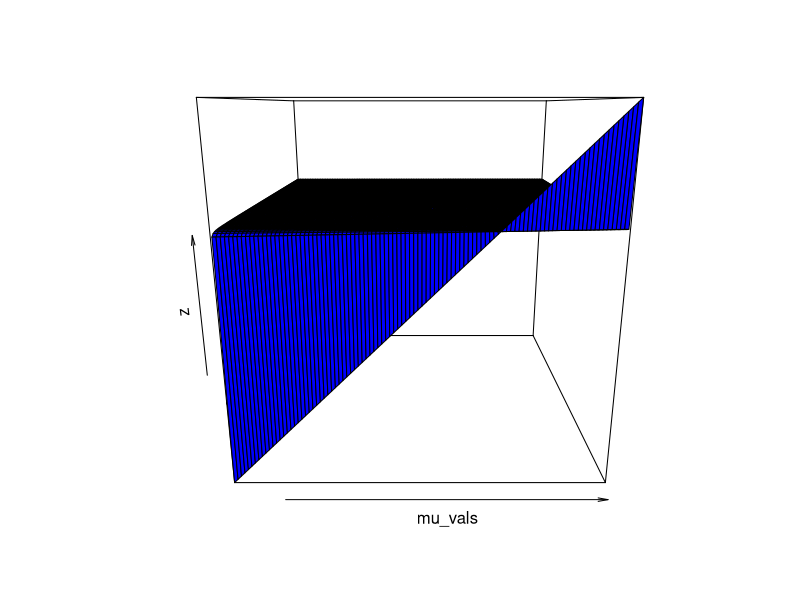

Reproduce this figure in R.
## ---- chunk 1
knitr::opts_chunk$set(echo = TRUE)
## ---- chunk 2
data1 = c(34.94741,36.43065,38.88051,44.87584,33.87255,44.53838,46.51286,40.00055,39.58525,29.83911,33.95191,33.38044,40.35871,36.5835,41.62225,37.97239,40.79804,52.42555,36.5318,41.75252,45.98396,34.06382,39.87921,32.17747,34.97369,36.60897,25.10078,36.56173,43.69468,36.01478,37.78487,39.21097,37.92249,33.57567,42.70137,40.10378,42.05202,31.66424,40.88883,36.9239,42.56832,39.81843,41.84852,38.63884,38.35706,41.96315,26.79693,37.72657,41.01918,40.43876,37.73126,43.47612,37.25333,34.62033,30.27109,31.39049,35.68712,38.22371,40.01673,36.86875,45.0478,35.36616,37.50769,35.90788,39.8686,34.83109,37.74238,41.56279,30.84202,43.84655,35.99772,42.96221,36.09905,35.92652,37.716,44.34019,43.55543,36.65793,41.75036,47.5828,37.2114,40.72289,36.78353,35.81215,41.41033,33.89134,40.70251,32.07049,34.63154,32.63566,34.53586,29.68824,39.75593,43.8727,41.77806,42.10868,37.46186,36.90915,42.36702,39.27819,39.91961,36.18496,35.02009,52.73107,39.6417,34.08292,32.28044,37.73725,45.49712,39.20092,49.13816,41.01121,36.2312,37.17248,32.75391,25.02892,40.76772,31.513,37.35292,39.72741,52.40044,37.94712,37.81213,33.31573,41.37348,37.44517,38.13406,33.98064,34.35229,39.16289,38.90527,30.55125,28.09732,39.76255,45.69683,39.19257,38.73446,38.31262,50.57317,38.09171,40.29984,39.23567,34.52332,34.83343,40.97337,37.42913,33.35084,41.24324,31.57102,43.56069,39.40064,38.68893,35.85884,37.43592,38.00529,33.46853,38.35598,30.47499,35.13314,34.07381,35.23753,44.4316,37.35232,41.79673,43.99492,36.94681,29.9422,35.94959,40.88906,35.97818,39.60198,42.98842,43.35058,36.67519,36.53764,44.44284,39.78244,41.15475,39.28284,44.69583,35.36799,33.67447,44.16497,38.04007,43.89457,33.63423,41.42692,40.90067,46.45874,38.5735,40.71161,36.64425,31.43732,45.6379,35.21455,39.09901,31.73881,42.98602,35.71056,41.84708)
## ---- chunk 3
log_lik= function (theta){ ##theta=(mu,gamma)
  n = length(data1)
  ll=(-sum(data1)+ n*theta[1])/theta[2] - 2* sum(log(theta[2]+exp(-data1-theta[1])))
  return(ll)
}
## ---- chunk 4
grad_ll =function(theta, eps, eps1){ #aprox graiant of loglikelihood
  (log_lik(theta +eps)-log_lik(theta))/eps1 
}
grad2_ll = function(theta , epss , epss1){#aprox second derivatives of loglikelihood
  (grad_ll(theta+epss ,epss,epss1)-grad_ll(theta,epss,epss1))/epss1
}
## ---- chunk 5
gama=seq(0,5,length.out = 101)[-1]
mu_1=rep(median(data1),100)
lll=rep(NA,100)
for (i in 1:100){
  lll[i]=log_lik(c(mu_1[i],gama[i]))
}
theta_ini = c(median(data1),gama[which.max(lll)])
theta_ini ##initial value of theta:
## ---- chunk 6
mu_vals=seq(-10,60, length=100)
gamma_vals=seq(0.001,5, length=100)
z=matrix(NA,100,100)
for(i in 1:100){
  for (j in 1:100) {
  if(is.na(log_lik(c(mu_vals[i],gamma_vals[j])))){z[i,j]=0}
  else {
  z[i,j]=log_lik(c(mu_vals[i],gamma_vals[j])) }
}}
persp(mu_vals,gamma_vals,z, col='blue')

## contoure and perpective does not look very informative for the function 
## ---- chunk 7
#plot(theta_ini[1],theta_ini[2],pch=19, col="red")
#srate= 0.5
mle_nr=function(xvec,Stop_crit,srate){
  n=length(xvec);
  theta_curr=theta_ini;
  nn=0
  theta_seq = theta_curr
  ####compute first derivative of log-likelihood #####
  gradiant =c(grad_ll(theta_curr,c(0.01,0),0.01),grad_ll(theta_curr,c(0,0.01),0.01))
  ### Continue algorithm until the first derivative ###
  ### of the log-likelihood is within stop criterion ##
  #while(!is.infinite(gradiant[1]) | !is.infinite(gradiant[2]) | abs(gradiant[1])>Stop_crit){ #| abs(gradiant[2])>Stop_crit){
  for ( n in 1:100){
    ####compute second derivative of log-likelihood #####
    second_gradiant_11= grad2_ll(theta_curr,c(0.01,0),0.01);
    second_gradiant_22= grad2_ll(theta_curr,c(0,0.01),0.01);
    second_gradiant_12= ((log_lik(theta_curr+c(0.01,0.01))-log_lik(theta_curr+c(0,0.01)              ))/0.01- (log_lik(theta_curr +c(0.01,0))-log_lik(theta_curr))/0.01)/0.01
    second_gradiant_21= ((log_lik(theta_curr+c(0.01,0.01))-log_lik(theta_curr+c(0.01,0)              ))/0.01- (log_lik(theta_curr +c(0,0.01))-log_lik(theta_curr))/0.01)/0.01
    hess = matrix(c(second_gradiant_11,second_gradiant_12,
                    second_gradiant_21,second_gradiant_22), 2,2)
    #### Newton-Raphson’s  update of estimate of mu ####
    theta_new=theta_curr+srate*solve(hess)%*%gradiant
    theta_seq = cbind(theta_seq, theta_new);
    theta_curr=theta_new;
    ####compute first derivative of log-likelihood #####
    gradiant =c(grad_ll(theta_curr,c(0.01,0),0.01),grad_ll(theta_curr,c(0,0.01),0.01));
    nn=nn+1
    n=n+1
  }
  a=(list(thetahat=theta_curr, iterations =nn ,sequence = theta_seq))
}
## ---- chunk 8
s=mle_nr(data1,0.001,srate=0.1)
s$sequence
